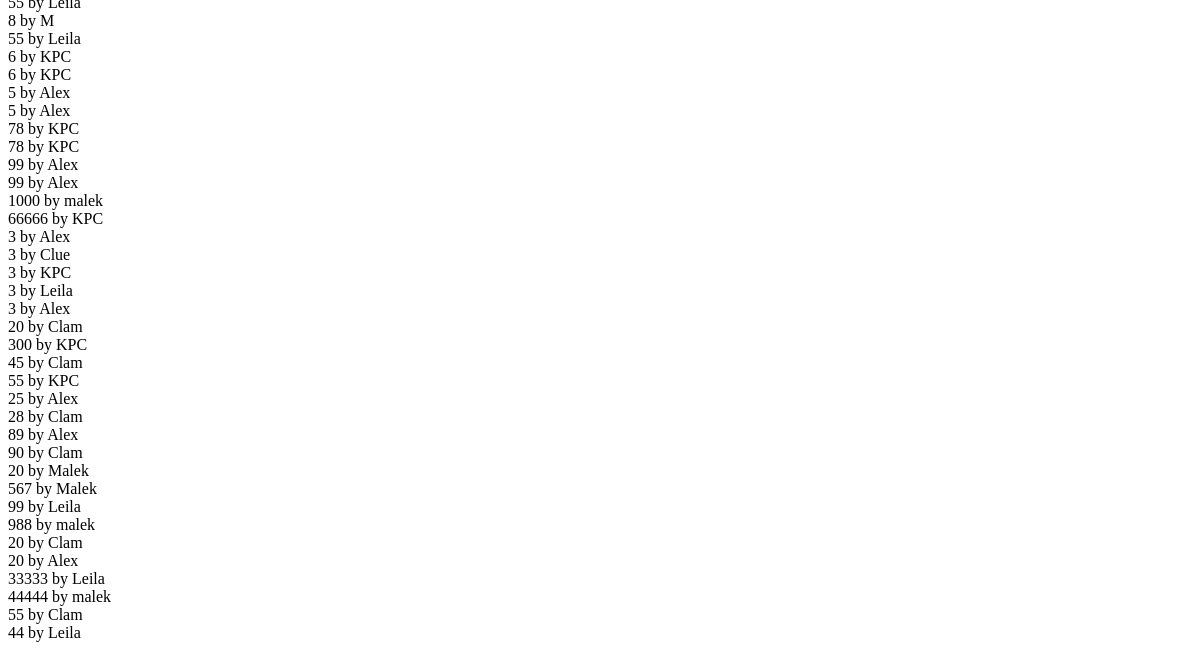
Before: /bids/ (lower part) with the older database file.
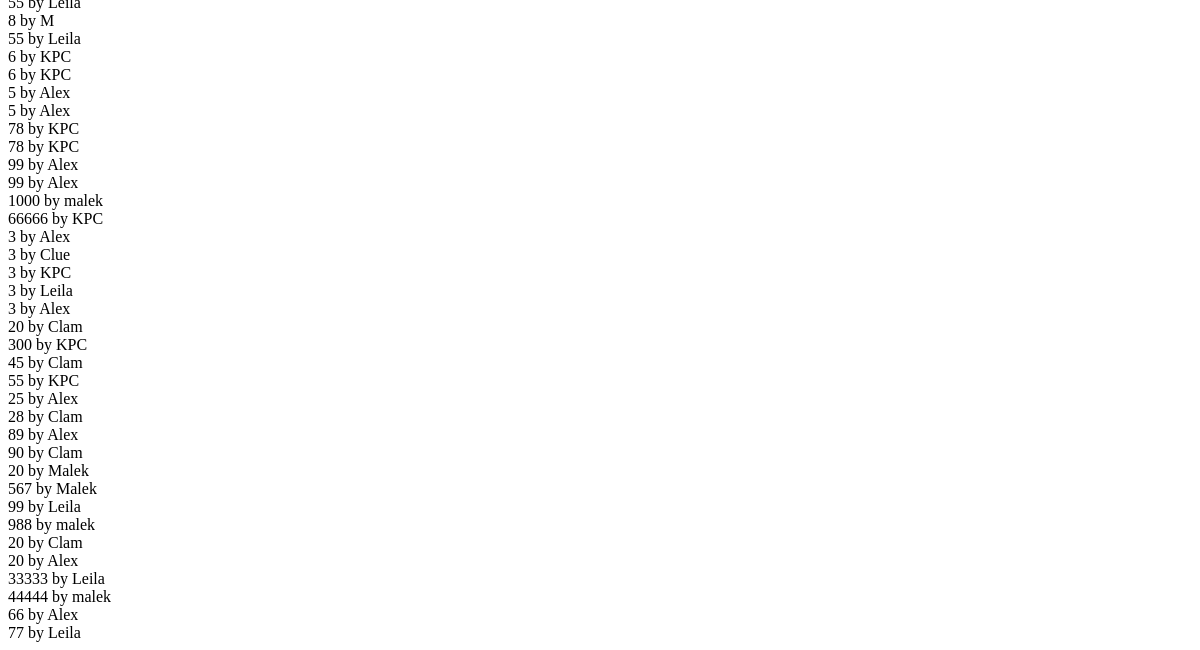
After: the same page with the newer database file.
### bids/models.py (models this page shows, shortened)
class Bid(models.Model):
	bid_amount 	= models.IntegerField(default = 0, validators = [validate_bid_amount])
	user 		= models.ForeignKey(settings.AUTH_USER_MODEL,
					on_delete=models.CASCADE)
	party = models.IntegerField(default = 0)

### bids/views.py (the view, shortened to what this page needs)
# urls.py: path('', BidCreateView.as_view(), name='create'), #bids/create
class BidCreateView(FormUserNeededMixin, CreateView):
	form_class = BidModelForm2
	template_name = 'bids/create_view.html'
	success_url = '/bids'
	def get_context_data(self, *args, **kwargs):
		queryset = Bid.objects.all()
		context = super(BidCreateView, self).get_context_data(*args, **kwargs)
		context['create_form'] = BidModelForm2
		context['create_url'] = reverse_lazy("bids:create")
		context['object_list'] = queryset
		return context

### bids/templates/bids/create_view.html (shortened to what this page needs)
{% for obj in object_list %}
	{{obj.bid_amount}}
	 by
	 {{obj.user}}
{% endfor %}

Changed rows visible on the page:
removed Bid: bid_amount "55", user "Clam"
removed Bid: bid_amount "44", user "Leila"
added Bid: bid_amount "66", user "Alex"
added Bid: bid_amount "77", user "Leila"
